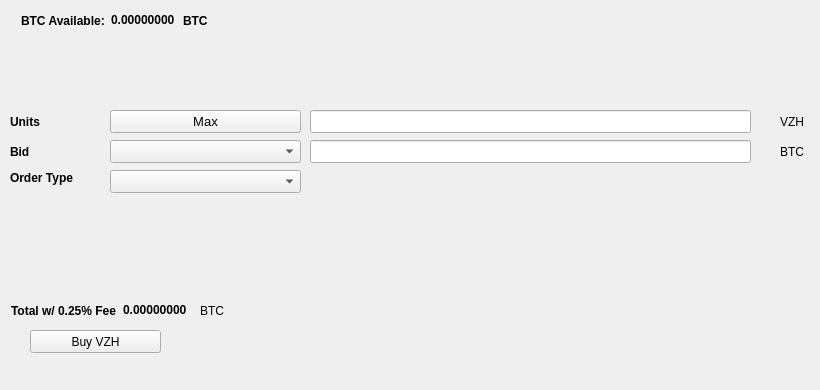
   <widget class="QWidget" name="BuyTab">
    <attribute name="title">
     <string>Buy</string>
    </attribute>
    <widget class="QPushButton" name="BuyVZH">
     <property name="geometry">
      <rect>
       <x>30</x>
       <y>330</y>
       <width>131</width>
       <height>23</height>
      </rect>
     </property>
     <property name="text">
      <string>Buy VZH</string>
     </property>
     <property name="icon">
      <iconset resource="../vizeh.qrc">
       <normaloff>:/icons/bitcoin</normaloff>:/icons/bitcoin</iconset>
     </property>
    </widget>
    <widget class="QLabel" name="label_3">
     <property name="geometry">
      <rect>
       <x>10</x>
       <y>110</y>
       <width>46</width>
       <height>23</height>
      </rect>
     </property>
     <property name="font">
      <font>
       <weight>75</weight>
       <bold>true</bold>
      </font>
     </property>
     <property name="text">
      <string>Units</string>
     </property>
    </widget>
    <widget class="QLineEdit" name="UnitsInput">
     <property name="geometry">
      <rect>
       <x>310</x>
       <y>110</y>
       <width>441</width>
       <height>23</height>
      </rect>
     </property>
     <property name="font">
      <font>
       <pointsize>9</pointsize>
       <weight>75</weight>
       <bold>true</bold>
      </font>
     </property>
    </widget>
    <widget class="QLineEdit" name="BuyBidPriceEdit">
     <property name="geometry">
      <rect>
       <x>310</x>
       <y>140</y>
       <width>441</width>
       <height>23</height>
      </rect>
     </property>
     <property name="font">
      <font>
       <pointsize>9</pointsize>
       <weight>75</weight>
       <bold>true</bold>
      </font>
     </property>
    </widget>
    <widget class="QLabel" name="label_4">
     <property name="geometry">
      <rect>
       <x>780</x>
       <y>110</y>
       <width>31</width>
       <height>23</height>
      </rect>
     </property>
     <property name="text">
      <string>VZH</string>
     </property>
    </widget>
    <widget class="QLabel" name="label_5">
     <property name="geometry">
      <rect>
       <x>780</x>
       <y>140</y>
       <width>31</width>
       <height>23</height>
      </rect>
     </property>
     <property name="text">
      <string>BTC</string>
     </property>
    </widget>
    <widget class="QLabel" name="label_6">
     <property name="geometry">
      <rect>
       <x>10</x>
       <y>140</y>
       <width>46</width>
       <height>23</height>
      </rect>
     </property>
     <property name="font">
      <font>
       <weight>75</weight>
       <bold>true</bold>
      </font>
     </property>
     <property name="text">
      <string>Bid</string>
     </property>
    </widget>
    <widget class="QLabel" name="label_7">
     <property name="geometry">
      <rect>
       <x>10</x>
       <y>170</y>
       <width>91</width>
       <height>16</height>
      </rect>
     </property>
     <property name="font">
      <font>
       <weight>75</weight>
       <bold>true</bold>
      </font>
     </property>
     <property name="text">
      <string>Order Type</string>
     </property>
    </widget>
    <widget class="QPushButton" name="Buy_Max_Amount">
     <property name="geometry">
      <rect>
       <x>110</x>
       <y>110</y>
       <width>191</width>
       <height>23</height>
      </rect>
     </property>
     <property name="font">
      <font>
       <pointsize>10</pointsize>
      </font>
     </property>
     <property name="text">
      <string>Max</string>
     </property>
    </widget>
    <widget class="QComboBox" name="BuyBidcomboBox">
     <property name="geometry">
      <rect>
       <x>110</x>
       <y>140</y>
       <width>191</width>
       <height>23</height>
      </rect>
     </property>
     <property name="font">
      <font>
       <pointsize>10</pointsize>
      </font>
     </property>
    </widget>
    <widget class="QComboBox" name="buyOrdertypeCombo">
     <property name="geometry">
      <rect>
       <x>110</x>
       <y>170</y>
       <width>191</width>
       <height>23</height>
      </rect>
     </property>
     <property name="font">
      <font>
       <pointsize>10</pointsize>
      </font>
     </property>
    </widget>
    <widget class="QWidget" name="layoutWidget1">
     <property name="geometry">
      <rect>
       <x>21</x>
       <y>11</y>
       <width>227</width>
       <height>19</height>
      </rect>
     </property>
     <layout class="QHBoxLayout" name="horizontalLayout_3">
      <item>
       <widget class="QLabel" name="label232">
        <property name="font">
         <font>
          <weight>75</weight>
          <bold>true</bold>
         </font>
        </property>
        <property name="text">
         <string>BTC Available:</string>
        </property>
       </widget>
      </item>
      <item>
       <widget class="QLabel" name="BtcAvailableLbl">
        <property name="palette">
         <palette>
          <active>
           <colorrole role="WindowText">
            <brush brushstyle="SolidPattern">
             <color alpha="255">
              <red>0</red>
              <green>0</green>
              <blue>0</blue>
             </color>
            </brush>
           </colorrole>
           <colorrole role="Button">
            <brush brushstyle="SolidPattern">
             <color alpha="255">
              <red>0</red>
              <green>170</green>
              <blue>0</blue>
             </color>
            </brush>
           </colorrole>
           <colorrole role="Light">
            <brush brushstyle="SolidPattern">
             <color alpha="255">
              <red>0</red>
              <green>255</green>
              <blue>0</blue>
             </color>
            </brush>
           </colorrole>
           <colorrole role="Midlight">
            <brush brushstyle="SolidPattern">
             <color alpha="255">
              <red>0</red>
              <green>212</green>
              <blue>0</blue>
             </color>
            </brush>
           </colorrole>
           <colorrole role="Dark">
            <brush brushstyle="SolidPattern">
             <color alpha="255">
              <red>0</red>
              <green>85</green>
              <blue>0</blue>
             </color>
            </brush>
           </colorrole>
           <colorrole role="Mid">
            <brush brushstyle="SolidPattern">
             <color alpha="255">
              <red>0</red>
              <green>113</green>
              <blue>0</blue>
             </color>
            </brush>
           </colorrole>
           <colorrole role="Text">
            <brush brushstyle="SolidPattern">
             <color alpha="255">
              <red>0</red>
              <green>170</green>
              <blue>0</blue>
             </color>
            </brush>
           </colorrole>
           <colorrole role="BrightText">
            <brush brushstyle="SolidPattern">
             <color alpha="255">
              <red>255</red>
              <green>255</green>
              <blue>255</blue>
             </color>
            </brush>
           </colorrole>
           <colorrole role="ButtonText">
            <brush brushstyle="SolidPattern">
             <color alpha="255">
              <red>0</red>
              <green>0</green>
              <blue>0</blue>
             </color>
            </brush>
           </colorrole>
           <colorrole role="Base">
            <brush brushstyle="SolidPattern">
             <color alpha="255">
              <red>255</red>
              <green>255</green>
              <blue>255</blue>
             </color>
            </brush>
           </colorrole>
           <colorrole role="Window">
            <brush brushstyle="SolidPattern">
             <color alpha="255">
              <red>0</red>
              <green>170</green>
              <blue>0</blue>
             </color>
            </brush>
           </colorrole>
           <colorrole role="Shadow">
            <brush brushstyle="SolidPattern">
             <color alpha="255">
              <red>0</red>
              <green>0</green>
              <blue>0</blue>
             </color>
            </brush>
           </colorrole>
           <colorrole role="AlternateBase">
            <brush brushstyle="SolidPattern">
             <color alpha="255">
              <red>127</red>
              <green>212</green>
              <blue>127</blue>
             </color>
            </brush>
           </colorrole>
           <colorrole role="ToolTipBase">
            <brush brushstyle="SolidPattern">
             <color alpha="255">
              <red>255</red>
              <green>255</green>
              <blue>220</blue>
             </color>
            </brush>
           </colorrole>
           <colorrole role="ToolTipText">
            <brush brushstyle="SolidPattern">
             <color alpha="255">
              <red>0</red>
              <green>0</green>
              <blue>0</blue>
             </color>
            </brush>
           </colorrole>
          </active>
          <inactive>
           <colorrole role="WindowText">
            <brush brushstyle="SolidPattern">
             <color alpha="255">
              <red>0</red>
              <green>0</green>
              <blue>0</blue>
             </color>
            </brush>
           </colorrole>
           <colorrole role="Button">
            <brush brushstyle="SolidPattern">
             <color alpha="255">
              <red>0</red>
              <green>170</green>
              <blue>0</blue>
             </color>
            </brush>
           </colorrole>
           <colorrole role="Light">
            <brush brushstyle="SolidPattern">
             <color alpha="255">
              <red>0</red>
              <green>255</green>
              <blue>0</blue>
             </color>
            </brush>
           </colorrole>
           <colorrole role="Midlight">
            <brush brushstyle="SolidPattern">
             <color alpha="255">
              <red>0</red>
              <green>212</green>
              <blue>0</blue>
             </color>
            </brush>
           </colorrole>
           <colorrole role="Dark">
            <brush brushstyle="SolidPattern">
             <color alpha="255">
              <red>0</red>
              <green>85</green>
              <blue>0</blue>
             </color>
            </brush>
           </colorrole>
           <colorrole role="Mid">
            <brush brushstyle="SolidPattern">
             <color alpha="255">
              <red>0</red>
              <green>113</green>
              <blue>0</blue>
             </color>
            </brush>
           </colorrole>
           <colorrole role="Text">
            <brush brushstyle="SolidPattern">
             <color alpha="255">
              <red>0</red>
              <green>170</green>
              <blue>0</blue>
             </color>
            </brush>
           </colorrole>
           <colorrole role="BrightText">
            <brush brushstyle="SolidPattern">
             <color alpha="255">
              <red>255</red>
              <green>255</green>
              <blue>255</blue>
             </color>
            </brush>
           </colorrole>
           <colorrole role="ButtonText">
            <brush brushstyle="SolidPattern">
             <color alpha="255">
              <red>0</red>
              <green>0</green>
              <blue>0</blue>
             </color>
            </brush>
           </colorrole>
           <colorrole role="Base">
            <brush brushstyle="SolidPattern">
             <color alpha="255">
              <red>255</red>
              <green>255</green>
              <blue>255</blue>
             </color>
            </brush>
           </colorrole>
           <colorrole role="Window">
            <brush brushstyle="SolidPattern">
             <color alpha="255">
              <red>0</red>
              <green>170</green>
              <blue>0</blue>
             </color>
            </brush>
           </colorrole>
           <colorrole role="Shadow">
            <brush brushstyle="SolidPattern">
             <color alpha="255">
              <red>0</red>
              <green>0</green>
              <blue>0</blue>
             </color>
            </brush>
           </colorrole>
           <colorrole role="AlternateBase">
            <brush brushstyle="SolidPattern">
             <color alpha="255">
              <red>127</red>
              <green>212</green>
              <blue>127</blue>
             </color>
            </brush>
           </colorrole>
           <colorrole role="ToolTipBase">
            <brush brushstyle="SolidPattern">
             <color alpha="255">
              <red>255</red>
              <green>255</green>
              <blue>220</blue>
             </color>
            </brush>
           </colorrole>
           <colorrole role="ToolTipText">
            <brush brushstyle="SolidPattern">
             <color alpha="255">
              <red>0</red>
              <green>0</green>
              <blue>0</blue>
             </color>
            </brush>
           </colorrole>
          </inactive>
          <disabled>
           <colorrole role="WindowText">
            <brush brushstyle="SolidPattern">
             <color alpha="255">
              <red>0</red>
              <green>85</green>
              <blue>0</blue>
             </color>
            </brush>
           </colorrole>
           <colorrole role="Button">
            <brush brushstyle="SolidPattern">
             <color alpha="255">
              <red>0</red>
              <green>170</green>
              <blue>0</blue>
             </color>
            </brush>
           </colorrole>
           <colorrole role="Light">
            <brush brushstyle="SolidPattern">
             <color alpha="255">
              <red>0</red>
              <green>255</green>
              <blue>0</blue>
             </color>
            </brush>
           </colorrole>
           <colorrole role="Midlight">
            <brush brushstyle="SolidPattern">
             <color alpha="255">
              <red>0</red>
              <green>212</green>
              <blue>0</blue>
             </color>
            </brush>
           </colorrole>
           <colorrole role="Dark">
            <brush brushstyle="SolidPattern">
             <color alpha="255">
              <red>0</red>
              <green>85</green>
              <blue>0</blue>
             </color>
            </brush>
           </colorrole>
           <colorrole role="Mid">
            <brush brushstyle="SolidPattern">
             <color alpha="255">
              <red>0</red>
              <green>113</green>
              <blue>0</blue>
             </color>
            </brush>
           </colorrole>
           <colorrole role="Text">
            <brush brushstyle="SolidPattern">
             <color alpha="255">
              <red>0</red>
              <green>85</green>
              <blue>0</blue>
             </color>
            </brush>
           </colorrole>
           <colorrole role="BrightText">
            <brush brushstyle="SolidPattern">
             <color alpha="255">
              <red>255</red>
              <green>255</green>
              <blue>255</blue>
             </color>
            </brush>
           </colorrole>
           <colorrole role="ButtonText">
            <brush brushstyle="SolidPattern">
             <color alpha="255">
              <red>0</red>
              <green>85</green>
              <blue>0</blue>
             </color>
            </brush>
           </colorrole>
           <colorrole role="Base">
            <brush brushstyle="SolidPattern">
             <color alpha="255">
              <red>0</red>
              <green>170</green>
              <blue>0</blue>
             </color>
            </brush>
           </colorrole>
           <colorrole role="Window">
            <brush brushstyle="SolidPattern">
             <color alpha="255">
              <red>0</red>
              <green>170</green>
              <blue>0</blue>
             </color>
            </brush>
           </colorrole>
           <colorrole role="Shadow">
            <brush brushstyle="SolidPattern">
             <color alpha="255">
              <red>0</red>
              <green>0</green>
              <blue>0</blue>
             </color>
            </brush>
           </colorrole>
           <colorrole role="AlternateBase">
            <brush brushstyle="SolidPattern">
             <color alpha="255">
              <red>0</red>
              <green>170</green>
              <blue>0</blue>
             </color>
            </brush>
           </colorrole>
           <colorrole role="ToolTipBase">
            <brush brushstyle="SolidPattern">
             <color alpha="255">
              <red>255</red>
              <green>255</green>
              <blue>220</blue>
             </color>
            </brush>
           </colorrole>
           <colorrole role="ToolTipText">
            <brush brushstyle="SolidPattern">
             <color alpha="255">
              <red>0</red>
              <green>0</green>
              <blue>0</blue>
             </color>
            </brush>
           </colorrole>
          </disabled>
         </palette>
        </property>
        <property name="font">
         <font>
          <weight>75</weight>
          <bold>true</bold>
         </font>
        </property>
        <property name="text">
         <string>0.00000000</string>
        </property>
        <property name="textInteractionFlags">
         <set>Qt::LinksAccessibleByMouse|Qt::TextSelectableByKeyboard|Qt::TextSelectableByMouse</set>
        </property>
       </widget>
      </item>
      <item>
       <widget class="QLabel" name="BtcAvailableLbl_2">
        <property name="font">
         <font>
          <weight>75</weight>
          <bold>true</bold>
         </font>
        </property>
        <property name="text">
         <string>BTC</string>
        </property>
       </widget>
      </item>
     </layout>
    </widget>
    <widget class="QWidget" name="layoutWidge2">
     <property name="geometry">
      <rect>
       <x>11</x>
       <y>301</y>
       <width>259</width>
       <height>19</height>
      </rect>
     </property>
     <layout class="QHBoxLayout" name="horizontalLayout_4">
      <item>
       <widget class="QLabel" name="label_9">
        <property name="font">
         <font>
          <weight>75</weight>
          <bold>true</bold>
         </font>
        </property>
        <property name="text">
         <string>Total w/ 0.25% Fee</string>
        </property>
       </widget>
      </item>
      <item>
       <widget class="QLabel" name="BuyCostLabel">
        <property name="palette">
         <palette>
          <active>
           <colorrole role="WindowText">
            <brush brushstyle="SolidPattern">
             <color alpha="255">
              <red>0</red>
              <green>0</green>
              <blue>0</blue>
             </color>
            </brush>
           </colorrole>
           <colorrole role="Button">
            <brush brushstyle="SolidPattern">
             <color alpha="255">
              <red>0</red>
              <green>170</green>
              <blue>0</blue>
             </color>
            </brush>
           </colorrole>
           <colorrole role="Light">
            <brush brushstyle="SolidPattern">
             <color alpha="255">
              <red>0</red>
              <green>255</green>
              <blue>0</blue>
             </color>
            </brush>
           </colorrole>
           <colorrole role="Midlight">
            <brush brushstyle="SolidPattern">
             <color alpha="255">
              <red>0</red>
              <green>212</green>
              <blue>0</blue>
             </color>
            </brush>
           </colorrole>
           <colorrole role="Dark">
            <brush brushstyle="SolidPattern">
             <color alpha="255">
              <red>0</red>
              <green>85</green>
              <blue>0</blue>
             </color>
            </brush>
           </colorrole>
           <colorrole role="Mid">
            <brush brushstyle="SolidPattern">
             <color alpha="255">
              <red>0</red>
              <green>113</green>
              <blue>0</blue>
             </color>
            </brush>
           </colorrole>
           <colorrole role="Text">
            <brush brushstyle="SolidPattern">
             <color alpha="255">
              <red>0</red>
              <green>170</green>
              <blue>0</blue>
             </color>
            </brush>
           </colorrole>
           <colorrole role="BrightText">
            <brush brushstyle="SolidPattern">
             <color alpha="255">
              <red>255</red>
              <green>255</green>
              <blue>255</blue>
             </color>
            </brush>
           </colorrole>
           <colorrole role="ButtonText">
            <brush brushstyle="SolidPattern">
             <color alpha="255">
              <red>0</red>
              <green>0</green>
              <blue>0</blue>
             </color>
            </brush>
           </colorrole>
           <colorrole role="Base">
            <brush brushstyle="SolidPattern">
             <color alpha="255">
              <red>255</red>
              <green>255</green>
              <blue>255</blue>
             </color>
            </brush>
           </colorrole>
           <colorrole role="Window">
            <brush brushstyle="SolidPattern">
             <color alpha="255">
              <red>0</red>
              <green>170</green>
              <blue>0</blue>
             </color>
            </brush>
           </colorrole>
           <colorrole role="Shadow">
            <brush brushstyle="SolidPattern">
             <color alpha="255">
              <red>0</red>
              <green>0</green>
              <blue>0</blue>
             </color>
            </brush>
           </colorrole>
           <colorrole role="AlternateBase">
            <brush brushstyle="SolidPattern">
             <color alpha="255">
              <red>127</red>
              <green>212</green>
              <blue>127</blue>
             </color>
            </brush>
           </colorrole>
           <colorrole role="ToolTipBase">
            <brush brushstyle="SolidPattern">
             <color alpha="255">
              <red>255</red>
              <green>255</green>
              <blue>220</blue>
             </color>
            </brush>
           </colorrole>
           <colorrole role="ToolTipText">
            <brush brushstyle="SolidPattern">
             <color alpha="255">
              <red>0</red>
              <green>0</green>
              <blue>0</blue>
             </color>
            </brush>
           </colorrole>
          </active>
          <inactive>
           <colorrole role="WindowText">
            <brush brushstyle="SolidPattern">
             <color alpha="255">
              <red>0</red>
              <green>0</green>
              <blue>0</blue>
             </color>
            </brush>
           </colorrole>
           <colorrole role="Button">
            <brush brushstyle="SolidPattern">
             <color alpha="255">
              <red>0</red>
              <green>170</green>
              <blue>0</blue>
             </color>
            </brush>
           </colorrole>
           <colorrole role="Light">
            <brush brushstyle="SolidPattern">
             <color alpha="255">
              <red>0</red>
              <green>255</green>
              <blue>0</blue>
             </color>
            </brush>
           </colorrole>
           <colorrole role="Midlight">
            <brush brushstyle="SolidPattern">
             <color alpha="255">
              <red>0</red>
              <green>212</green>
              <blue>0</blue>
             </color>
            </brush>
           </colorrole>
           <colorrole role="Dark">
            <brush brushstyle="SolidPattern">
             <color alpha="255">
              <red>0</red>
              <green>85</green>
              <blue>0</blue>
             </color>
            </brush>
           </colorrole>
           <colorrole role="Mid">
            <brush brushstyle="SolidPattern">
             <color alpha="255">
              <red>0</red>
              <green>113</green>
              <blue>0</blue>
             </color>
            </brush>
           </colorrole>
           <colorrole role="Text">
            <brush brushstyle="SolidPattern">
             <color alpha="255">
              <red>0</red>
              <green>170</green>
              <blue>0</blue>
             </color>
            </brush>
           </colorrole>
           <colorrole role="BrightText">
            <brush brushstyle="SolidPattern">
             <color alpha="255">
              <red>255</red>
              <green>255</green>
              <blue>255</blue>
             </color>
            </brush>
           </colorrole>
           <colorrole role="ButtonText">
            <brush brushstyle="SolidPattern">
             <color alpha="255">
              <red>0</red>
              <green>0</green>
              <blue>0</blue>
             </color>
            </brush>
           </colorrole>
           <colorrole role="Base">
            <brush brushstyle="SolidPattern">
             <color alpha="255">
              <red>255</red>
              <green>255</green>
              <blue>255</blue>
             </color>
            </brush>
           </colorrole>
           <colorrole role="Window">
            <brush brushstyle="SolidPattern">
             <color alpha="255">
              <red>0</red>
              <green>170</green>
              <blue>0</blue>
             </color>
            </brush>
           </colorrole>
           <colorrole role="Shadow">
            <brush brushstyle="SolidPattern">
             <color alpha="255">
              <red>0</red>
              <green>0</green>
              <blue>0</blue>
             </color>
            </brush>
           </colorrole>
           <colorrole role="AlternateBase">
            <brush brushstyle="SolidPattern">
             <color alpha="255">
              <red>127</red>
              <green>212</green>
              <blue>127</blue>
             </color>
            </brush>
           </colorrole>
           <colorrole role="ToolTipBase">
            <brush brushstyle="SolidPattern">
             <color alpha="255">
              <red>255</red>
              <green>255</green>
              <blue>220</blue>
             </color>
            </brush>
           </colorrole>
           <colorrole role="ToolTipText">
            <brush brushstyle="SolidPattern">
             <color alpha="255">
              <red>0</red>
              <green>0</green>
              <blue>0</blue>
             </color>
            </brush>
           </colorrole>
          </inactive>
          <disabled>
           <colorrole role="WindowText">
            <brush brushstyle="SolidPattern">
             <color alpha="255">
              <red>0</red>
              <green>85</green>
              <blue>0</blue>
             </color>
            </brush>
           </colorrole>
           <colorrole role="Button">
            <brush brushstyle="SolidPattern">
             <color alpha="255">
              <red>0</red>
              <green>170</green>
              <blue>0</blue>
             </color>
            </brush>
           </colorrole>
           <colorrole role="Light">
            <brush brushstyle="SolidPattern">
             <color alpha="255">
              <red>0</red>
              <green>255</green>
              <blue>0</blue>
             </color>
            </brush>
           </colorrole>
           <colorrole role="Midlight">
            <brush brushstyle="SolidPattern">
             <color alpha="255">
              <red>0</red>
              <green>212</green>
              <blue>0</blue>
             </color>
            </brush>
           </colorrole>
           <colorrole role="Dark">
            <brush brushstyle="SolidPattern">
             <color alpha="255">
              <red>0</red>
              <green>85</green>
              <blue>0</blue>
             </color>
            </brush>
           </colorrole>
           <colorrole role="Mid">
            <brush brushstyle="SolidPattern">
             <color alpha="255">
              <red>0</red>
              <green>113</green>
              <blue>0</blue>
             </color>
            </brush>
           </colorrole>
           <colorrole role="Text">
            <brush brushstyle="SolidPattern">
             <color alpha="255">
              <red>0</red>
              <green>85</green>
              <blue>0</blue>
             </color>
            </brush>
           </colorrole>
           <colorrole role="BrightText">
            <brush brushstyle="SolidPattern">
             <color alpha="255">
              <red>255</red>
              <green>255</green>
              <blue>255</blue>
             </color>
            </brush>
           </colorrole>
           <colorrole role="ButtonText">
            <brush brushstyle="SolidPattern">
             <color alpha="255">
              <red>0</red>
              <green>85</green>
              <blue>0</blue>
             </color>
            </brush>
           </colorrole>
           <colorrole role="Base">
            <brush brushstyle="SolidPattern">
             <color alpha="255">
              <red>0</red>
              <green>170</green>
              <blue>0</blue>
             </color>
            </brush>
           </colorrole>
           <colorrole role="Window">
            <brush brushstyle="SolidPattern">
             <color alpha="255">
              <red>0</red>
              <green>170</green>
              <blue>0</blue>
             </color>
            </brush>
           </colorrole>
           <colorrole role="Shadow">
            <brush brushstyle="SolidPattern">
             <color alpha="255">
              <red>0</red>
              <green>0</green>
              <blue>0</blue>
             </color>
            </brush>
           </colorrole>
           <colorrole role="AlternateBase">
            <brush brushstyle="SolidPattern">
             <color alpha="255">
              <red>0</red>
              <green>170</green>
              <blue>0</blue>
             </color>
            </brush>
           </colorrole>
           <colorrole role="ToolTipBase">
            <brush brushstyle="SolidPattern">
             <color alpha="255">
              <red>255</red>
              <green>255</green>
              <blue>220</blue>
             </color>
            </brush>
           </colorrole>
           <colorrole role="ToolTipText">
            <brush brushstyle="SolidPattern">
             <color alpha="255">
              <red>0</red>
              <green>0</green>
              <blue>0</blue>
             </color>
            </brush>
           </colorrole>
          </disabled>
         </palette>
        </property>
        <property name="font">
         <font>
          <weight>75</weight>
          <bold>true</bold>
         </font>
        </property>
        <property name="autoFillBackground">
         <bool>false</bool>
        </property>
        <property name="text">
         <string>0.00000000</string>
        </property>
        <property name="textInteractionFlags">
         <set>Qt::LinksAccessibleByMouse|Qt::TextSelectableByMouse</set>
        </property>
       </widget>
      </item>
      <item>
       <widget class="QLabel" name="label_10">
        <property name="font">
         <font>
          <weight>50</weight>
          <bold>false</bold>
         </font>
        </property>
        <property name="text">
         <string>BTC</string>
        </property>
       </widget>
      </item>
     </layout>
    </widget>
    <widget class="QLabel" name="label_24">
     <property name="geometry">
      <rect>
       <x>460</x>
       <y>300</y>
       <width>281</width>
       <height>81</height>
      </rect>
     </property>
     <property name="text">
      <string/>
     </property>
     <property name="pixmap">
      <pixmap>:/images/bittrex</pixmap>
     </property>
    </widget>
   </widget>
